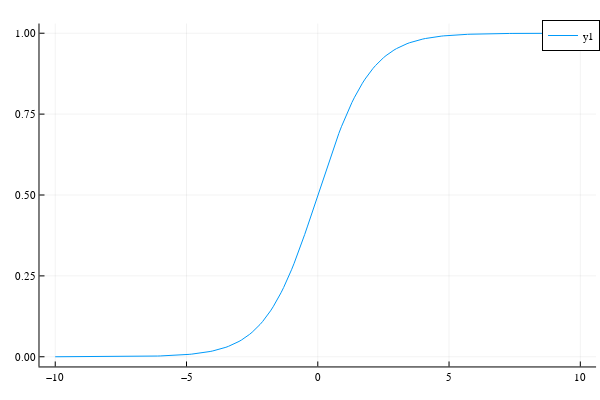

Write notebook code for a chart like this one.
### Code cell
X = -10:.1:10
Y = sigmoid.(X)
plot(X, Y)

### Figure 1 — Plotly figure (JSON) as saved in the notebook; plotly's stock layout.template omitted (floating-point values rounded to 4 significant figures; data arrays with more than 128 entries replaced by an {"elided": "..."} marker saying what was removed)
{"data": [{"colorbar": {"title": ""}, "legendgroup": "y1", "line": {"color": "rgba(0, 154, 250, 1.000)", "dash": "solid", "shape": "linear", "width": 1}, "mode": "lines", "name": "y1", "showlegend": true, "type": "scatter", "x": {"elided": "201 float values"}, "xaxis": "x", "y": {"elided": "201 float values"}, "yaxis": "y", "zmax": null, "zmin": null}], "layout": {"annotations": [], "height": 400, "legend": {"bgcolor": "rgba(255, 255, 255, 1.000)", "bordercolor": "rgba(0, 0, 0, 1.000)", "borderwidth": 1, "font": {"color": "rgba(0, 0, 0, 1.000)", "family": "sans-serif", "size": 11}, "title": {"font": {"color": "rgba(0, 0, 0, 1.000)", "family": "sans-serif", "size": 15}, "text": ""}, "tracegroupgap": 0, "traceorder": "normal", "x": 1, "xanchor": "auto", "y": 1, "yanchor": "auto"}, "margin": {"b": 20, "l": 0, "r": 0, "t": 20}, "paper_bgcolor": "rgba(255, 255, 255, 1.000)", "plot_bgcolor": "rgba(255, 255, 255, 1.000)", "showlegend": true, "width": 600, "xaxis": {"anchor": "y", "domain": [0.06582, 0.9934], "gridcolor": "rgba(0, 0, 0, 0.100)", "gridwidth": 0.5, "linecolor": "rgba(0, 0, 0, 1.000)", "mirror": false, "range": [-10.6, 10.6], "showgrid": true, "showline": true, "showticklabels": true, "tickangle": 0, "tickcolor": "rgb(0, 0, 0)", "tickfont": {"color": "rgba(0, 0, 0, 1.000)", "family": "sans-serif", "size": 11}, "tickmode": "array", "ticks": "inside", "ticktext": ["−10", "−5", "0", "5", "10"], "tickvals": [-10, -5, 0, 5, 10], "title": "", "titlefont": {"color": "rgba(0, 0, 0, 1.000)", "family": "sans-serif", "size": 15}, "type": "-", "visible": true, "zeroline": false, "zerolinecolor": "rgba(0, 0, 0, 1.000)"}, "yaxis": {"anchor": "x", "domain": [0.03762, 0.9902], "gridcolor": "rgba(0, 0, 0, 0.100)", "gridwidth": 0.5, "linecolor": "rgba(0, 0, 0, 1.000)", "mirror": false, "range": [-0.02995, 1.03], "showgrid": true, "showline": true, "showticklabels": true, "tickangle": 0, "tickcolor": "rgb(0, 0, 0)", "tickfont": {"color": "rgba(0, 0, 0, 1.000)", "family": "sans-serif", "size": 11}, "tickmode": "array", "ticks": "inside", "ticktext": ["0.00", "0.25", "0.50", "0.75", "1.00"], "tickvals": [0, 0.25, 0.5, 0.75, 1], "title": "", "titlefont": {"color": "rgba(0, 0, 0, 1.000)", "family": "sans-serif", "size": 15}, "type": "-", "visible": true, "zeroline": false, "zerolinecolor": "rgba(0, 0, 0, 1.000)"}}}
